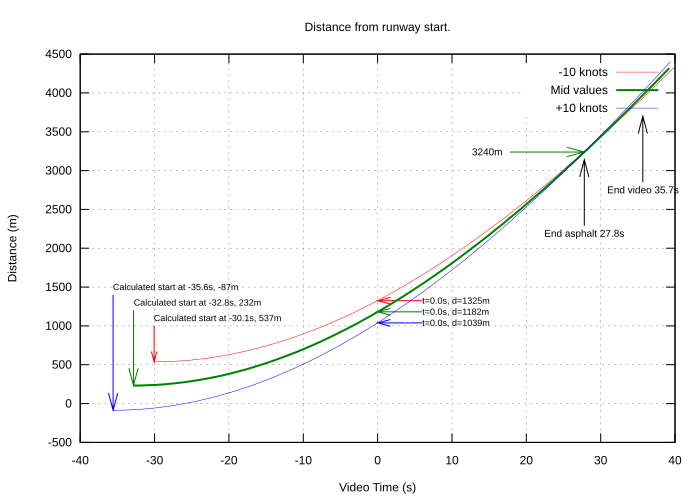

This chart was generated by the following gnuplot code:
# set logscale x
set grid
set title "Distance from runway start."
set xlabel "Video Time (s)"
set xtics
# set xrange [-33:-32]
#set format x ""

# set logscale y
set ylabel "Distance (m)"
set yrange [*:*]
# set ytics 8,35,3
# set logscale y2
# set y2label "Bytes"
# set y2range [1:1e9]
# set y2tics

set pointsize 1
set datafile separator whitespace#"	"
set datafile missing "NaN"

set terminal svg size 700,500           # choose the file format

set output "distance_runway_end.svg"   # choose the output device
#set key title "Window Length"
#  lw 2 pointsize 2

# Start distance arrows and labels
set arrow from -30.057,1000 to -30.057,537.333 lt 1
set arrow from -32.829,1200 to -32.829,232.350 lt 2
set arrow from -35.571,1400 to -35.571,-86.825 lt 3
set label "Calculated start at -30.1s, 537m" at -30.1,1100 left font ",10"
set label "Calculated start at -32.8s, 232m" at -32.8,1300 left font ",10"
set label "Calculated start at -35.6s, -87m" at -35.6,1500 left font ",10"
# End asphalt data
set arrow from 27.800,2290 to 27.800,3140 lt -1
set label "End asphalt 27.8s" at 27.8,2190 center font ",10"
set arrow from 17.800,3240.000 to 27.800,3240.000 lt 2
set label "3240m" at 16.8,3240.0 right font ",10"
# End video
set arrow from 35.667,2850 to 35.667,3700 lt -1
set label "End video 35.7s" at 35.7,2750 center font ",10"

# linespoints
plot "distance_runway_end.dat" using 1:2 title "-10 knots" lt 1 lw 0.5 w lines, \
    "distance_runway_end.dat" using 1:3 title "Mid values" lt 2 lw 2 w lines, \
    "distance_runway_end.dat" using 1:4 title "+10 knots" lt 3 lw 0.5 w lines
reset
